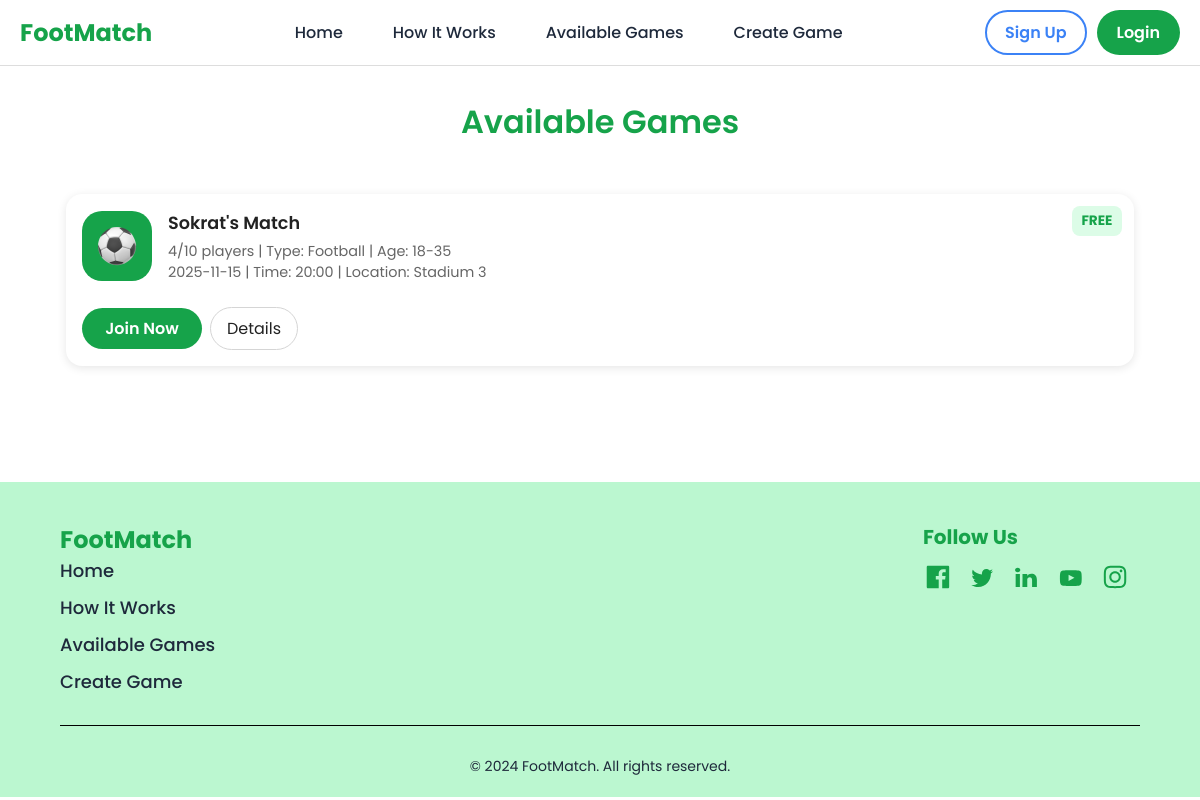
Screenshot of /available-games with the database file from the repository.
### app.py (models this page shows)
class Game(db.Model):
    id = db.Column(db.Integer, primary_key=True)
    game_name = db.Column(db.String(100), nullable=False)
    date = db.Column(db.String(20), nullable=False)
    time = db.Column(db.String(20), nullable=False)
    location = db.Column(db.String(100), nullable=False)
    sports_type = db.Column(db.String(50), nullable=False)
    player_capacity = db.Column(db.Integer, nullable=False)
    price = db.Column(db.Float, nullable=False)
    age = db.Column(db.String(15), nullable=False)
    description = db.Column(db.String(300))
    creator_id = db.Column(db.Integer, db.ForeignKey('user.id'))
    creator = db.relationship('User', backref='games')

### app.py (the view)
@app.route("/available-games")
def available_games():
    games = Game.query.all()
    error = request.args.get("error")
    success = request.args.get("success")
    active_games = []
    current_time = datetime.now()
    for game in games:
        try:
            game_datetime = datetime.strptime(f"{game.date} {game.time}", "%Y-%m-%d %H:%M")
            expiration_time = game_datetime + timedelta(hours=24)
            if current_time < expiration_time:
                active_games.append(game)
        except ValueError:
            pass
    return render_template("available-games.html", games=active_games, error=error, success=success)

### app.py (called while the page is built)
@app.context_processor
def inject_user_info():
    user_picture = session.get("picture")
    default_picture = url_for('static', filename='assets/profile-picture.png')
    return dict(
        picture=user_picture or default_picture,
        email=session.get("email"),
        name=session.get("name", "User")
    )

### templates/available-games.html (shortened to what this page needs)
<!DOCTYPE html>
<html lang="en">
<head>
    <link rel="stylesheet" href="{{ url_for('static', filename='css_folder/reset.css') }}">
    <link rel="stylesheet" href="{{ url_for('static', filename='css_folder/styles.css') }}">
    <link rel="stylesheet" href="{{ url_for('static', filename='css_folder/available-games.css') }}">
    <link rel="stylesheet" href="{{ url_for('static', filename='css_folder/error-messages.css') }}">
    <link rel="stylesheet" href="{{ url_for('static', filename='css_folder/header.css') }}">
</head>
<body>
    <section id="header">
        <header>
            <div class="header-container">
                <p id="title">FootMatch</p>
                <nav id="header-nav">
                    <a href="{{ url_for('home') }}#header">Home</a>
                    <a href="{{ url_for('home') }}#how-it-works">How It Works</a>
                    <a href="{{ url_for('available_games') }}">Available Games</a>
                    <a href="{{ url_for('create_game') }}">Create Game</a>
                </nav>
                <div id="header-right">
                    <div class="btn-spacer">
                        {% if "email" in session %}
                            <a href="{{ url_for('dashboard') }}" class="btn" id="sign-up-btn">Dashboard</a>
                            <a href="{{ url_for('logout') }}" class="btn" id="join-now-btn">Logout</a>
                            <a href="{{url_for('dashboard')}}">
                                <img src="{{ picture }}" alt="Profile Picture" class="profile-pic">
                            </a>
                        {% else %}
                            <a href="{{ url_for('sign_up') }}" class="btn" id="sign-up-btn">Sign Up</a>
                            <a href="{{ url_for('login') }}" class="btn btn-green" id="join-now-btn">Login</a>
                        {% endif %}
                    </div>
                </div>
            </div>
        </header>
    </section>
    <main>
        <section id="available-games">
            <h1 class="section-title">Available Games</h1>
            <div class="games-container">
                {% if games %}
                    {% for game in games %}
                    <div class="game-card">
                        <div class="game-card-top">
                            <div class="img-background">
                                <img src="{{ url_for('static', filename='assets/football-icon.svg') }}" alt="{{ game.sports_type }} Icon">
                            </div>
                            <div class="game-info">
                                <h2>{{ game.game_name }}</h2>
                                <p class="info">
                                    <span>{{ game.players|length }}/{{ game.player_capacity }} players</span> | Type: {{ game.sports_type }} | Age: {{ game.age }}
                                </p>
                                <p class="info">
                                    <span>{{ game.date }}</span> | Time: {{ game.time }} | Location: {{ game.location }}
                                    {% if session.get("user_id") %}
                                        {% set joined = game.players|selectattr("user_id", "equalto", session["user_id"])|list %}
                                    {% else %}
                                        {% set joined = [] %}
                                    {% endif %}
                                </p>
                            </div>
                        </div>
                        <div class="game-card-bottom">
                            <div class="buttons">
                                <form action="{{ url_for('join_game', game_id=game.id) }}" method="POST" style="display:inline;">
                                {% if joined %}
                                    <button type="submit" class="leave-btn" formaction="{{ url_for('leave_game', game_id=game.id) }}">
                                        Leave Game
                                    </button>
                                {% elif game.players|length >= game.player_capacity %}
                                    <button type="button" class="join-btn" disabled>Full</button>
                                {% else %}
                                    <button type="submit" class="join-btn">Join Now</button>
                                {% endif %}
                                </form>
                                <button
                                    class="details-btn"
                                    data-title="{{ game.game_name }}"
                                    data-info="Name: {{game.game_name}}; Date: {{game.date}}; Time: {{game.time}}; Type: {{ game.sports_type }}; Players: {{ game.players|length }}/{{ game.player_capacity }}; Price: {% if game.price == 0 %}Free{% else %}€{{ game.price }}{% endif %}; Age: {{game.age}}; Description: {{game.description}}">Details
                                </button>
                            </div>
                        </div>
                        <span class="price-tag {% if game.price == 0 %}free{% else %}paid{% endif %}">
                            {% if game.price == 0 %}FREE{% else %}€{{ game.price }}{% endif %}
                        </span>
                    </div>
                    {% endfor %}
                {% else %}
                    <p class="no-games">No games available yet. <a href="{{ url_for('create_game') }}">Create one here</a>.</p>
                {% endif %}
            </div>
        </section>
    </main>
    <footer>
        <div class="container">
            <div id="footer-content">
                <div id="footer-left">
                    <p id="footer-title">FootMatch</p>
                    <ul>
                        <li><a href="{{ url_for('home') }}#header">Home</a></li>
                        <li><a href="{{ url_for('home') }}#how-it-works">How It Works</a></li>
                        <li><a href="#header">Available Games</a></li>
                        <li><a href="{{ url_for('create_game') }}">Create Game</a></li>
                    </ul>
                </div>
                <div id="footer-right">
                    <p id="follow-us">Follow Us</p>
                    <img src="/static/assets/facebook.svg" alt="Facebook" />
                    <img src="/static/assets/twitter.svg" alt="Twitter" />
                    <img src="/static/assets/linkedin.svg" alt="LinkedIn" />
                    <img src="/static/assets/youtube.svg" alt="YouTube" />
                    <img src="/static/assets/instagram.svg" alt="Instagram" />
                </div>
            </div>
            <hr />
            <p id="rights">&copy; 2024 FootMatch. All rights reserved.</p>
        </div>
    </footer>
</body>
</html>

### static/css_folder/styles.css (style rules this page uses)
html { scroll-behavior: smooth; }
body { font-family: "Poppins", sans-serif; margin: 0; padding: 0; color: black; background-color: white; }
p { font-weight: 400; font-size: 20px; color: black; margin: 0; padding: 0; }
a { color: #1e293b; text-decoration: none; transition: color 0.3s; }
.btn { border: 2px solid transparent; border-radius: 25px; padding: 8px 18px; font-weight: 600; cursor: pointer; transition: all 0.3s; }
.section-title { color: #16a34a; font-size: 36px; margin: 50px 0; font-weight: bold; text-align: center; }
.btn-spacer { display: flex; justify-content: center; gap: 10px; }
footer { background-color: #bbf7d0; color: #16a34a; padding: 40px 0 20px; }
#footer-content { display: flex; justify-content: space-between; font-size: 16px; font-weight: 400; color: #1e293b; }
#footer-title { font-size: 24px; font-weight: bold; color: #16a34a; text-align: left; margin-bottom: 0; }
ul { list-style-type: none; padding: 0; margin: 0; margin-bottom: 30px; }
li { margin-bottom: 10px; list-style-type: none; }
li a { font-size: 18px; font-weight: 500; cursor: pointer; }
#follow-us { font-weight: bold; font-size: 20px; color: #16a34a; margin-bottom: 10px; }
#footer-right img { width: 30px; margin-right: 10px; }
hr { border: none; border-top: 1px solid black; margin: 0 0 10px 0; }
#rights { padding-top: 20px; text-align: center; color: #1e293b; font-size: 14px; }

### static/css_folder/available-games.css (style rules this page uses)
body { font-family: "Poppins", sans-serif; background-color: #ffffff; color: #222; margin: 0; padding: 0; }
.section-title { text-align: center; font-size: 2rem; margin: 2rem 0; font-weight: 600; }
.games-container { display: grid; grid-template-columns: repeat(auto-fit, minmax(320px, 1fr)); gap: 1.5rem; max-width: 1100px; margin: 0 auto; padding: 1rem; }
.game-card { display: flex; flex-direction: column; background: #fff; box-shadow: 0 2px 10px rgba(0,0,0,0.1); border-radius: 16px; padding: 1rem; position: relative; transition: transform 0.2s ease; }
.game-card-top { display: flex; align-items: center; margin-bottom: 0.5rem; }
.img-background { background-color: #16a34a; border-radius: 20px; display: flex; justify-content: center; align-items: center; height: 70px; width: 70px; aspect-ratio: 1 / 1; margin-right: 1rem; }
.img-background img { width: 40px; height: 40px; border-radius: 50%; object-fit: cover; }
.game-info { display: flex; flex-direction: column; }
.game-info h2 { font-size: 1.1rem; font-weight: 600; margin: 0 0 0.3rem 0; }
.game-info p { font-size: 0.9rem; margin: 0; color: #666; }
.game-card-bottom { display: flex; flex-direction: column; margin-top: 0.5rem; }
.buttons { display: flex; flex-wrap: wrap; gap: 0.5rem; align-items: center; }
.join-btn { flex: 1 1 100%; min-width: 120px; padding: 8px 0; text-align: center; background-color: #16a34a; color: white; border: none; border-radius: 25px; font-weight: 600; cursor: pointer; transition: background 0.3s; }
.details-btn { background-color: #fff; border: 1px solid #d5d5d5; padding: 8px 16px; border-radius: 25px; cursor: pointer; transition: background 0.2s; }
.price-tag { position: absolute; top: 12px; right: 12px; font-size: 0.85rem; font-weight: bold; padding: 0.3rem 0.6rem; border-radius: 8px; }
.price-tag.free { background-color: #dcfce7; color: #16a34a; }

### static/css_folder/header.css (style rules this page uses)
header { background-color: white; border-bottom: 1px solid #ddd; position: relative; }
.header-container { display: flex; align-items: center; justify-content: space-between; max-width: 1200px; margin: 0 auto; padding: 10px 20px; flex-wrap: wrap; }
.buttons { margin-top: 0.5rem; }
.btn { border: 2px solid transparent; border-radius: 25px; padding: 8px 18px; font-weight: 600; cursor: pointer; transition: all 0.3s; vertical-align: middle; }
.join-btn { background-color: #16a34a; color: white; }
.container { width: 90%; max-width: 1200px; margin: 0 auto; padding: 0 0px; }
#title { font-size: 24px; font-weight: bold; color: #16a34a; }
#header-nav { display: flex; gap:50px; }
#header-nav a { font-size: 16px; font-weight: 500; cursor: pointer; }
#sign-up-btn { color: #3b82f6; background-color: transparent; border: 2px solid #3b82f6; }
#join-now-btn { color: white; background-color: #16a34a; }

### rows the page displays
Game: game_name "Sokrat's Match", players|length "4", player_capacity "10", sports_type "Football", age "18-35", date "2025-11-15", time "20:00", location "Stadium 3", shows "Join Now", price "FREE"
